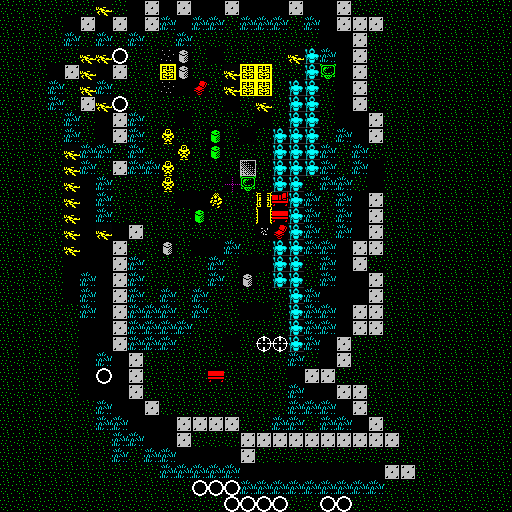

The image is a tile-based game level rendered from a .tmx file. Its description and complete source (layers, tilesets, objects, tile grids) follow:
An orthogonal 32x32 tile map with 16x16 px tiles, 1 tile layer (Слой тайлов 1).

<map version="1.0" tiledversion="v1.0.3-399-ge7b903e" orientation="orthogonal" renderorder="right-down" width="32" height="32" tilewidth="16" tileheight="16" infinite="0" nextobjectid="1">
 <tileset firstgid="1" source="tiles_many.tsx" />
 <layer name="Слой тайлов 1" width="32" height="32">
  <data encoding="csv">
18,18,18,18,18,18,11,18,1,2,1,2,1,1,2,1,1,1,2,1,1,2,18,18,18,18,18,18,18,18,18,18,
18,18,18,18,1,2,1,2,1,2,17,1,17,17,18,17,17,17,18,17,1,2,2,2,18,18,18,18,18,18,18,18,
18,18,18,18,17,18,17,18,17,18,18,17,18,18,18,18,18,18,18,18,1,1,2,18,18,18,18,18,18,18,18,18,
18,18,18,18,18,11,11,180,18,18,81,30,18,22,18,18,18,18,11,46,17,1,2,18,18,18,18,18,18,18,18,18,
18,18,18,1,2,11,1,2,18,18,3,30,18,18,11,3,3,18,18,46,5,1,2,18,18,18,18,18,18,18,18,18,
18,18,18,17,18,11,17,18,18,18,81,122,52,18,11,3,3,18,46,46,18,1,2,18,18,18,18,18,18,18,18,18,
18,18,18,17,18,2,11,180,18,18,18,18,18,18,27,18,11,18,46,46,18,1,2,18,18,18,18,18,18,18,18,18,
18,18,18,18,17,18,1,2,17,18,18,47,18,18,18,18,27,18,46,46,18,1,1,2,18,18,18,18,18,18,18,18,
18,18,18,18,17,18,1,2,17,18,129,18,18,8,18,23,18,46,46,46,18,17,1,2,18,18,18,18,18,18,18,18,
18,18,18,18,11,17,17,18,17,18,18,129,18,8,18,18,18,46,46,46,17,18,17,18,18,18,18,18,18,18,18,18,
18,18,18,18,11,17,18,2,17,17,129,18,18,18,18,176,18,46,46,46,17,18,17,140,18,18,18,18,18,18,18,18,
18,18,18,18,11,27,17,18,18,18,129,18,18,18,4,5,18,46,46,18,17,17,18,140,18,18,18,18,18,18,18,18,
18,18,18,18,11,27,17,18,18,18,18,12,12,162,18,18,19,20,46,17,18,17,1,2,18,18,18,18,18,18,18,18,
18,18,18,18,11,27,17,18,18,18,18,18,8,18,18,18,35,36,46,17,18,17,1,2,18,18,18,18,18,18,18,18,
18,18,18,18,11,27,11,1,2,18,18,18,18,18,18,18,51,52,46,17,18,17,1,2,18,18,18,18,18,18,18,18,
18,18,18,18,11,27,1,2,18,18,30,18,24,24,17,18,18,46,46,17,17,1,2,2,18,18,18,18,18,18,18,18,
18,18,18,18,27,1,1,2,17,18,18,18,18,17,18,14,14,46,46,18,17,1,2,18,18,18,18,18,18,18,18,18,
18,18,18,18,27,17,1,2,17,18,18,18,18,17,18,30,18,46,46,18,17,1,1,2,18,18,18,18,18,18,18,18,
18,18,18,18,27,17,1,2,17,18,17,18,17,18,18,18,18,18,46,17,1,1,1,2,18,18,18,18,18,18,18,18,
18,18,18,18,18,17,1,2,17,17,17,18,17,18,18,10,10,18,46,17,17,1,2,2,18,18,18,18,18,18,18,18,
18,18,18,18,18,27,1,2,17,17,17,17,18,18,18,18,18,18,46,17,17,1,2,2,18,18,18,18,18,18,18,18,
18,18,18,18,18,27,1,2,17,17,17,18,18,18,192,18,191,191,46,17,1,2,18,18,18,18,18,18,18,18,18,18,
18,18,18,18,18,27,17,1,2,18,18,18,18,18,18,18,18,18,17,18,1,2,18,18,18,18,18,18,18,18,18,18,
18,18,18,18,18,27,180,1,2,18,18,18,18,36,18,18,18,18,1,2,2,18,18,18,18,18,18,18,18,18,18,18,
18,18,18,18,18,27,1,1,2,18,18,18,18,18,18,18,18,18,17,1,1,2,2,18,18,18,18,18,18,18,18,18,
18,18,18,18,18,18,17,1,1,2,18,18,18,18,18,18,18,18,17,17,17,1,2,18,18,18,18,18,18,18,18,18,
18,18,18,18,18,18,17,17,1,1,1,2,2,2,2,18,18,17,17,18,17,17,1,2,18,18,18,18,18,18,18,18,
18,18,18,18,18,18,18,17,17,1,1,2,18,18,18,2,2,2,2,2,2,2,2,2,2,18,18,18,18,18,18,18,
18,18,18,18,18,18,18,17,18,17,17,1,1,1,1,2,18,18,18,18,18,18,18,18,18,18,18,18,18,18,18,18,
18,18,18,18,18,18,18,18,18,18,17,17,17,17,17,1,1,1,1,1,1,1,1,1,2,2,18,18,18,18,18,18,
18,18,18,18,18,18,18,18,18,18,18,18,180,180,180,17,17,17,17,17,17,17,17,17,18,18,18,18,18,18,18,18,
18,18,18,18,18,18,18,18,18,18,18,18,18,18,180,180,180,180,18,18,180,180,18,18,18,18,18,18,18,18,18,18
</data>
 </layer>
</map>
